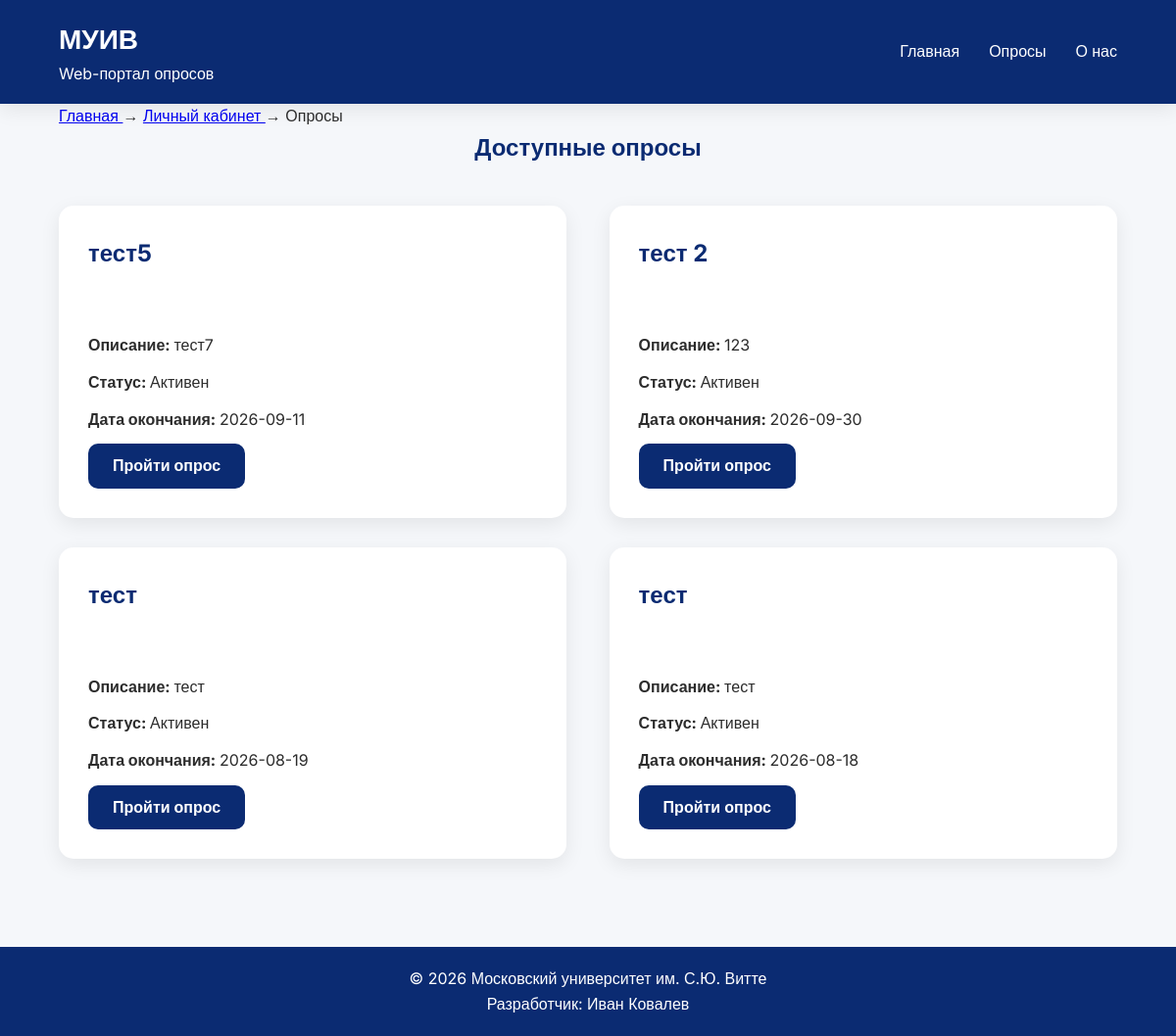
The app's page /polls.php (signed in) with its own data.
### tables this page shows
CREATE TABLE `polls` (
  `POLL_ID` int(11) NOT NULL,
  `POLL_TITLE` varchar(150) NOT NULL,
  `POLL_DESCRIPTION` text DEFAULT NULL,
  `POLL_START_DATE` date NOT NULL,
  `POLL_END_DATE` date NOT NULL,
  `POLL_STATUS` varchar(30) NOT NULL,
  `POLL_CAT_ID` int(11) NOT NULL,
  `POLL_USER_ID` int(11) NOT NULL
);

### polls.php (the view, shortened to what this page needs)
<?php
require_once __DIR__ . '/db.php';
$sql = "SELECT * FROM polls
        WHERE POLL_STATUS = 'Активен'
        ORDER BY POLL_ID DESC";
$stmt = $pdo->prepare($sql);
$stmt->execute();
$polls = $stmt->fetchAll(PDO::FETCH_ASSOC);
?>
<!DOCTYPE html>
<html lang="ru">
<head>
    <link rel="stylesheet" href="css/style.css">
</head>
<body>
<header>
    <div class="container">
        <div class="logo">
            <a href="index.php">
                <span>МУИВ</span>
                <small>Web-портал опросов</small>
            </a>
        </div>
        <nav>
            <ul class="menu">
                <li>
                    <a href="index.php">
                        Главная
                    </a>
                </li>
                <li>
                    <a href="polls.php">
                        Опросы
                    </a>
                </li>
                <li>
                    <a href="about.php">
                        О нас
                    </a>
                </li>
            </ul>
        </nav>
    </div>
</header>
<main>
<section class="polls-page">
    <div class="container">
        <div class="breadcrumbs">
            <a href="index.php">
                Главная
            </a>
            <span>→</span>
            <a href="profile.php">
                Личный кабинет
            </a>
            <span>→</span>
            <span>
                Опросы
            </span>
        </div>
        <h1>
            Доступные опросы
        </h1>
        <div class="polls">
            <?php if (count($polls) > 0): ?>
                <?php foreach ($polls as $poll): ?>
                    <div class="poll-card">
                        <h2>
                            <?= htmlspecialchars($poll['POLL_TITLE']) ?>
                        </h2>
                        <p>
                            <strong>
                                Описание:
                            </strong>
                            <?= htmlspecialchars($poll['POLL_DESCRIPTION']) ?>
                        </p>
                        <p>
                            <strong>
                                Статус:
                            </strong>
                            <?= htmlspecialchars($poll['POLL_STATUS']) ?>
                        </p>
                        <p>
                            <strong>
                                Дата окончания:
                            </strong>
                            <?= htmlspecialchars($poll['POLL_END_DATE']) ?>
                        </p>
                        <a
                            href="poll.php?id=<?= $poll['POLL_ID'] ?>"
                            class="btn"
                        >
                            Пройти опрос
                        </a>
                    </div>
                <?php endforeach; ?>
            <?php else: ?>
                <p style="text-align:center;">
                    Доступных опросов пока нет.
                </p>
            <?php endif; ?>
        </div>
    </div>
</section>
</main>
<footer>
    © 2026 Московский университет им. С.Ю. Витте
    <br>
    Разработчик: Иван Ковалев
</footer>
</body>
</html>

### css/style.css (style rules this page uses)
* { margin: 0; padding: 0; box-sizing: border-box; }
:root { --primary:#0b2b72; --primary-dark:#16235A; --secondary:#8B1E3F; --secondary-dark:#6F1732; --background:#F5F7FA; --white:#FFFFFF; --text:#2C2C2C; --border:#D8DCE5; --radius:12px; --shadow:0 6px 20px rgba(0,0,0,.08); --transition:.25s; }
body { font-family: 'Inter', sans-serif; background:var(--background); color:var(--text); line-height:1.6; }
.container { width:90%; max-width:1200px; margin:auto; }
header { background:var(--primary); color:white; padding:18px 0; box-shadow:var(--shadow); }
header .container { display:flex; justify-content:space-between; align-items:center; }
.logo { font-size:24px; font-weight:700; }
.logo a { display:flex; flex-direction:column; text-decoration:none; color:white; }
.logo span { font-size:28px; color:white; }
.logo small { font-size:16px; font-weight:400; color:white; }
nav ul { display:flex; list-style:none; gap:30px; }
nav a { color:white; text-decoration:none; transition:var(--transition); font-weight:500; }
.btn { display:inline-block; background:var(--primary); color:white; padding:15px 35px; border-radius:10px; text-decoration:none; transition:var(--transition); font-weight:600; border:none; font-family:'Inter', sans-serif; font-size:15px; cursor:pointer; }
html { height:100%; }
body { min-height:100%; display:flex; flex-direction:column; }
main { flex:1; }
footer { background:var(--primary); color:white; text-align:center; padding:20px; margin-top:60px; }
.polls-page h1 { text-align:center; color:var(--primary); margin-bottom:40px; }
.polls { display:flex; justify-content:space-between; flex-wrap:wrap; }
.poll-card { width:48%; background:white; padding:30px; margin-bottom:30px; border-radius:15px; box-shadow:var(--shadow); transition:0.3s; display:flex; flex-direction:column; min-height:300px; }
.poll-card h2 { color:var(--primary); margin-bottom:20px; min-height:80px; }
.poll-card p { margin-bottom:12px; min-height:25px; }
.poll-card .btn { margin-top:auto; align-self:flex-start; padding: 10px 25px; font-size: 16px; }

### records on screen
polls: POLL_TITLE "тест5", POLL_DESCRIPTION "тест7", POLL_STATUS "Активен", POLL_END_DATE "2026-09-11"
polls: POLL_TITLE "тест 2", POLL_DESCRIPTION "123", POLL_STATUS "Активен", POLL_END_DATE "2026-09-30"
polls: POLL_TITLE "тест", POLL_DESCRIPTION "тест", POLL_STATUS "Активен", POLL_END_DATE "2026-08-19"
polls: POLL_TITLE "тест", POLL_DESCRIPTION "тест", POLL_STATUS "Активен", POLL_END_DATE "2026-08-18"
